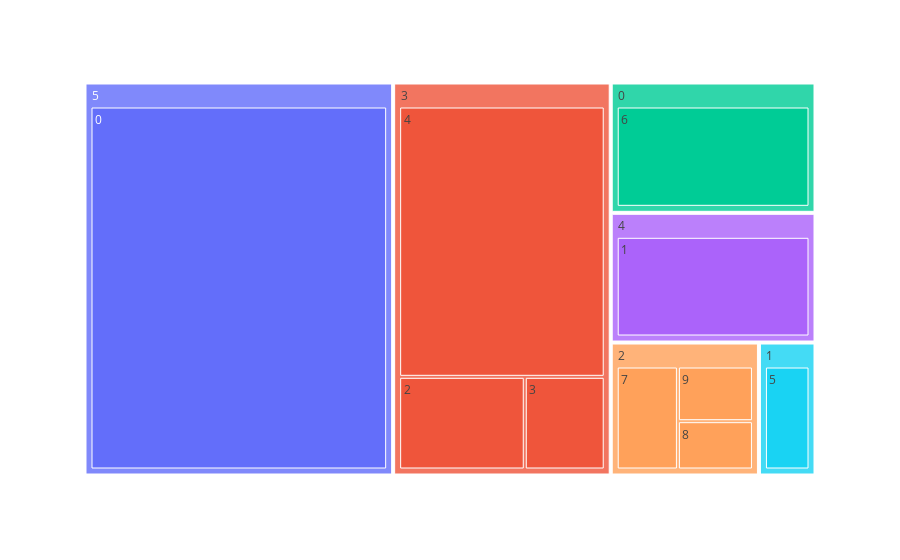

Here is the notebook cell this chart was saved with:
### Markdown cell above
Most expensive footwear brands

### Code cell
fig = px.treemap(df, path=['Brand', 'Model'], values='price_usd')
fig.show()

### Figure 1 — Plotly figure (JSON) as saved in the notebook; plotly's stock layout.template omitted (floating-point values rounded to 4 significant figures)
{"data": [{"branchvalues": "total", "domain": {"x": [0, 1], "y": [0, 1]}, "hovertemplate": "labels=%{label}<br>price_usd=%{value}<br>parent=%{parent}<br>id=%{id}<extra></extra>", "ids": ["5/0", "4/1", "3/2", "3/3", "3/4", "1/5", "0/6", "2/7", "2/8", "2/9", "0", "1", "2", "3", "4", "5"], "labels": ["0", "1", "2", "3", "4", "5", "6", "7", "8", "9", "0", "1", "2", "3", "4", "5"], "name": "", "parents": ["5", "4", "3", "3", "3", "1", "0", "2", "2", "2", "", "", "", "", "", ""], "type": "treemap", "values": [48000.0, 10510.0, 5279.0, 3360.0, 25200.0, 2976.0, 10560.0, 3504.0, 2016.0, 2280.0, 10560.0, 2976.0, 7799.0, 33840.0, 10510.0, 48000.0]}], "layout": {"legend": {"tracegroupgap": 0}, "margin": {"t": 60}}}
